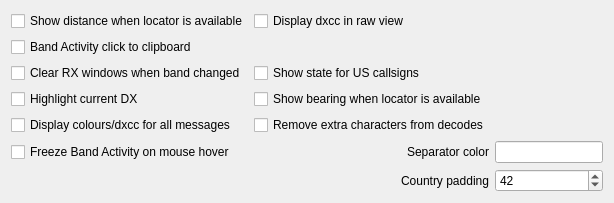
         <widget class="QWidget" name="wsjtz_rx_windows_tab">
          <attribute name="title">
           <string>RX  Windows</string>
          </attribute>
          <layout class="QGridLayout" name="gridLayout_21">
           <item row="6" column="1">
            <widget class="QLabel" name="label_23">
             <property name="text">
              <string>Country padding</string>
             </property>
             <property name="alignment">
              <set>Qt::AlignRight|Qt::AlignTrailing|Qt::AlignVCenter</set>
             </property>
            </widget>
           </item>
           <item row="0" column="0">
            <widget class="QCheckBox" name="cb_showDistance">
             <property name="toolTip">
              <string>&lt;html&gt;&lt;head/&gt;&lt;body&gt;&lt;p&gt;If a station sends locator, calculate and show the distance in Band Activity pane.&lt;/p&gt;&lt;/body&gt;&lt;/html&gt;</string>
             </property>
             <property name="text">
              <string>Show distance when locator is available</string>
             </property>
            </widget>
           </item>
           <item row="0" column="1" colspan="2">
            <widget class="QCheckBox" name="cb_rawViewDXCC">
             <property name="text">
              <string>Display dxcc in raw view</string>
             </property>
            </widget>
           </item>
                     <item row="1" column="0" colspan="3">
                        <widget class="QCheckBox" name="cb_copyOnClickBA">
                         <property name="text">
                            <string>Band Activity click to clipboard</string>
                         </property>
                        </widget>
                     </item>
           <item row="4" column="1">
            <widget class="QCheckBox" name="cb_removeExtra">
             <property name="toolTip">
              <string>&lt;html&gt;&lt;head/&gt;&lt;body&gt;&lt;p&gt;Remove extra characters from decode lines like &amp;quot;a1&amp;quot;, &amp;quot;a7&amp;quot;, etc.&lt;/p&gt;&lt;/body&gt;&lt;/html&gt;</string>
             </property>
             <property name="text">
              <string>Remove extra characters from decodes</string>
             </property>
            </widget>
           </item>
           <item row="3" column="1" colspan="2">
            <widget class="QCheckBox" name="cb_showBearing">
             <property name="text">
              <string>Show bearing when locator is available</string>
             </property>
            </widget>
           </item>
           <item row="2" column="0">
            <widget class="QCheckBox" name="cb_clearRx">
             <property name="text">
              <string>Clear RX windows when band changed</string>
             </property>
            </widget>
           </item>
           <item row="5" column="0">
            <widget class="QCheckBox" name="cb_freezeBA">
             <property name="text">
              <string>Freeze Band Activity on mouse hover</string>
             </property>
            </widget>
           </item>
           <item row="5" column="2">
            <widget class="QLineEdit" name="le_separatorColor">
             <property name="text">
              <string/>
             </property>
            </widget>
           </item>
           <item row="2" column="1" colspan="2">
            <widget class="QCheckBox" name="cb_showState">
             <property name="text">
              <string>Show state for US callsigns</string>
             </property>
            </widget>
           </item>
           <item row="3" column="0">
            <widget class="QCheckBox" name="cb_highlightDX">
             <property name="toolTip">
              <string>&lt;html&gt;&lt;head/&gt;&lt;body&gt;&lt;p&gt;Marks the callsign of our QSO partner in Band Activity box.&lt;/p&gt;&lt;/body&gt;&lt;/html&gt;</string>
             </property>
             <property name="text">
              <string>Highlight current DX</string>
             </property>
            </widget>
           </item>
           <item row="4" column="0">
            <widget class="QCheckBox" name="cb_colourAll">
             <property name="toolTip">
              <string>&lt;html&gt;&lt;head/&gt;&lt;body&gt;&lt;p&gt;Colour and show dxcc for all messages, not just CQ.&lt;/p&gt;&lt;/body&gt;&lt;/html&gt;</string>
             </property>
             <property name="text">
              <string>Display colours/dxcc for all messages</string>
             </property>
            </widget>
           </item>
           <item row="5" column="1">
            <widget class="QLabel" name="label_22">
             <property name="text">
              <string>Separator color</string>
             </property>
             <property name="alignment">
              <set>Qt::AlignRight|Qt::AlignTrailing|Qt::AlignVCenter</set>
             </property>
            </widget>
           </item>
           <item row="6" column="2">
            <widget class="QSpinBox" name="sb_padding">
             <property name="value">
              <number>42</number>
             </property>
            </widget>
           </item>
          </layout>
         </widget>
